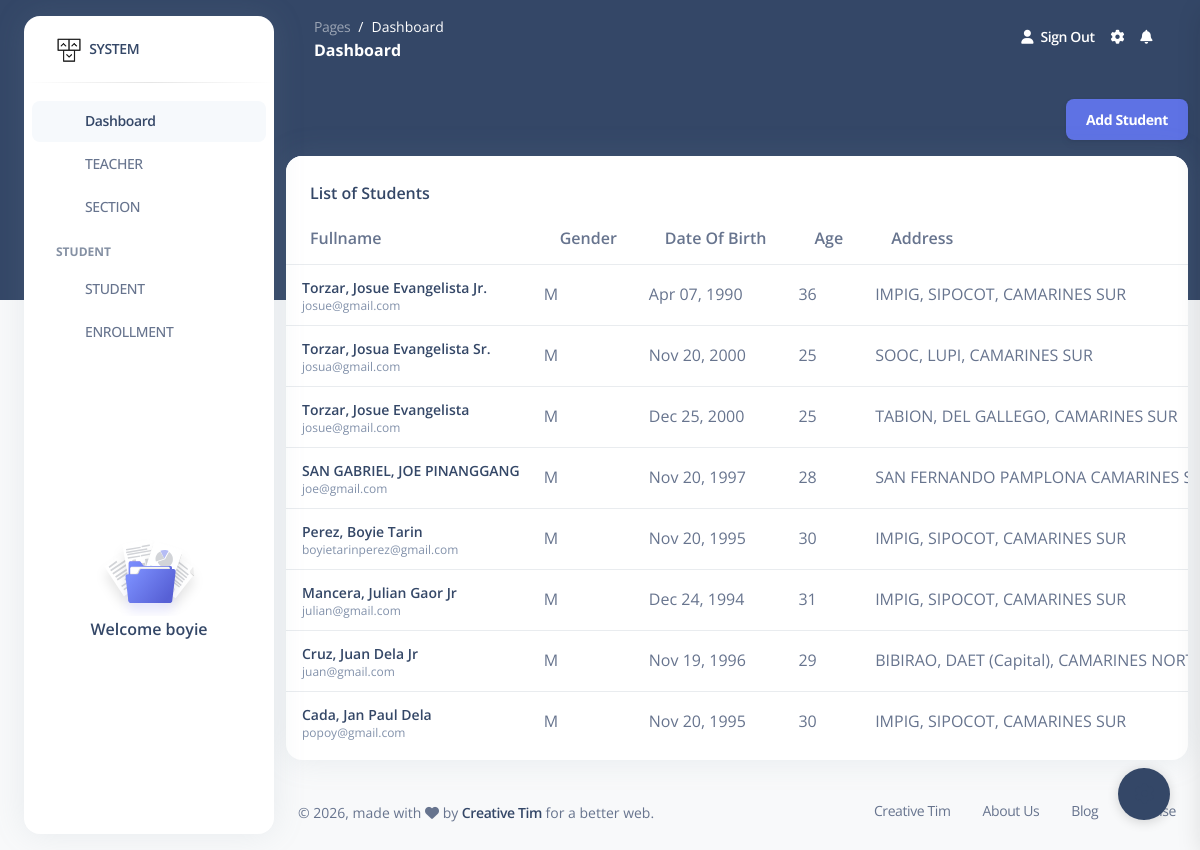
Screenshot of /student_view/ (signed in) with the database file from the repository.
### enrollment/models.py (models this page shows, shortened)
class Student(models.Model):
    student_id = models.UUIDField(primary_key = True, default = uuid.uuid4, editable = False)
    lrn_no = models.CharField(max_length=50,unique=True, blank=True, null=True)
    first_name = models.CharField(max_length=100)
    middle_name = models.CharField(max_length=50)
    last_name = models.CharField(max_length=100)
    ext_name = models.CharField(max_length=20)
    date_of_birth = models.DateField()
    gender = models.CharField(max_length=1, choices=GENDER_CHOICES)
    address = models.TextField()
    contact_number = models.CharField(max_length=20,default=0,blank=True)
    email = models.EmailField(blank=True,null=True)
    class Meta:
        constraints = [
            models.UniqueConstraint(
                fields=['first_name','middle_name','ext_name', 'last_name', 'date_of_birth'],
                name='unique_student_identity'
            )
        ]
    @property
    def age(self):
        today = date.today()
        dob = self.date_of_birth
        age = today.year - dob.year
        if (today.month, today.day) < (dob.month, dob.day):
            age -= 1
        return age

### enrollment/views/student.py (the view)
# urls.py: path('student_view/', student.student_view, name='student_view'),
@login_required(login_url='login')
def student_view(request):
    students = Student.objects.all().order_by('-last_name')[:50]
    current_year = datetime.now().year
    year_choices = [
        (f"{year}-{year+1}", f"{year}-{year+1}")
        for year in range(current_year, current_year + 5)
    ]
    if request.method == "POST":
        with transaction.atomic():
            gen_av = request.POST.get('gen_av')
            prev_grade = request.POST.get('prev_grade')
            school_year = request.POST.get('school_year')
            form = StudentForm(request.POST)
            if form.is_valid():
                lrn_no = form.cleaned_data['lrn_no']
                first_name = form.cleaned_data['first_name']
                middle_name = form.cleaned_data['middle_name']
                last_name = form.cleaned_data['last_name']
                ext_name = form.cleaned_data['ext_name']
                date_of_birth = form.cleaned_data['date_of_birth']  # adjust if you have DOB field
                existing_student = Student.objects.filter(
                    lrn_no = lrn_no,
                    first_name=first_name,
                    last_name=last_name,
                    middle_name=middle_name,
                    ext_name=ext_name,
                    date_of_birth=date_of_birth
                ).first()
                if existing_student:
                    sd = existing_student
                    messages.warning(request, "Student already exists. Adding enrollment if needed.")
                else:
                    sd = form.save()
                    if not Enrollment.objects.filter(student=sd, grade=gen_av,prev_grade=prev_grade).exists():
                        enroll = Enrollment(student=sd, prev_grade=prev_grade, grade=gen_av,school_year = school_year)
                        enroll.save()
                    else:
                        messages.warning(request, "Enrollment for this student and grade already exists")
                    messages.success(request, "Student Successfully Added")
                return redirect('student_view')
            else:
                messages.error(request, "Please correct the errors below")
    else:
        form = StudentForm()
    return render(request, "enrollment/student/student.html", {'form': form,'students': students,'year_choices': year_choices})

### enrollment/templates/enrollment/student/student.html (shortened to what this page needs)
{% extends 'dashboard.html' %}
{% load static %}
{% block content %}
<div class="row">
  <div>
    <button class="btn btn-primary float-end" data-bs-toggle="modal" data-bs-target="#studentModal">
       Add Student
    </button>
  </div>
</div>
<div class="row">
  <div class="col-12">
    <div class="card mb-4">
      <div class="card-header pb-0">
        <h6>List of Students</h6>
      </div>
      <div class="card-body px-0 pt-0 pb-2">
        <div class="table-responsive p-0">
          <table class="table align-items-center mb-0">
            <thead>
              <tr>
                <th>Fullname</th>
                <th>Gender</th>
                <th>Date of Birth</th>
                <th>Age</th>
                <th>Address</th>
              </tr>
            </thead>
            <tbody>
              {% for student in students %}
                <tr>
                  <td>
                    <div class="d-flex px-2 py-1">
                      <div class="d-flex flex-column">
                        <h6 class="mb-0 text-sm">{{ student.last_name }}, {{ student.first_name }} {{ student.middle_name }} {{ student.ext_name }}</h6>
                        <p class="text-xs text-secondary mb-0">{{ student.email }}</p>
                      </div>
                    </div>
                  </td>
                  <td>{{ student.gender }}</td>
                  <td >{{ student.date_of_birth|date:"M d, Y" }}</td>
                  <td >{{ student.age }}</td>
                  <td >{{ student.address }}</td>
                </tr>
              {% endfor %}
            </tbody>
          </table>
        </div>
      </div>
    </div>
  </div>
</div>
{% endblock %}

### enrollment/templates/includes/navigation.html (shortened to what this page needs)
{% load static %}
<aside class="sidenav bg-white navbar navbar-vertical navbar-expand-xs border-0 border-radius-xl my-3 fixed-start ms-4 " id="sidenav-main">
    <div class="sidenav-header">
      <a class="navbar-brand m-0" href=" https://demos.creative-tim.com/argon-dashboard/pages/dashboard.html " target="_blank">
        <img src="{% static 'img/logo-ct-dark.png' %}" width="26px" height="26px" class="navbar-brand-img h-100" alt="main_logo">
        <span class="ms-1 font-weight-bold">SYSTEM</span>
      </a>
    </div>
    <hr class="horizontal dark mt-0">
    <div class="collapse navbar-collapse  w-auto " id="sidenav-collapse-main">
      <ul class="navbar-nav">
        <li class="nav-item">
          <a class="nav-link active" href="/">
            <div class="icon icon-shape icon-sm border-radius-md text-center me-2 d-flex align-items-center justify-content-center">
            </div>
            <span class="nav-link-text ms-1">Dashboard</span>
          </a>
        </li>
        <li class="nav-item">
          <a class="nav-link " href="{% url 'teacher_view' %}">
            <div class="icon icon-shape icon-sm border-radius-md text-center me-2 d-flex align-items-center justify-content-center">
            </div>
            <span class="nav-link-text ms-1">TEACHER</span>
          </a>
        </li>
          <li class="nav-item">
          <a class="nav-link " href="{% url 'section_view' %}">
            <div class="icon icon-shape icon-sm border-radius-md text-center me-2 d-flex align-items-center justify-content-center">
            </div>
            <span class="nav-link-text ms-1">SECTION</span>
          </a>
        </li>
        <li class="nav-item mt-3">
          <h6 class="ps-4 ms-2 text-uppercase text-xs font-weight-bolder opacity-6">STUDENT</h6>
        </li>
        <li class="nav-item">
          <a class="nav-link " href="{% url 'student_view' %}">
            <div class="icon icon-shape icon-sm border-radius-md text-center me-2 d-flex align-items-center justify-content-center">
            </div>
            <span class="nav-link-text ms-1">STUDENT</span>
          </a>
        </li>
        <li class="nav-item">
          <a class="nav-link " href="{% url 'enrollment_create'%}">
            <div class="icon icon-shape icon-sm border-radius-md text-center me-2 d-flex align-items-center justify-content-center">
            </div>
            <span class="nav-link-text ms-1">ENROLLMENT</span>
          </a>
        </li>
      </ul>
    </div>
    <div class="sidenav-footer mx-3 ">
      <div class="card card-plain shadow-none" id="sidenavCard">
        <img class="w-50 mx-auto" src="{% static 'img/illustrations/icon-documentation.svg' %}" alt="sidebar_illustration">
        <div class="card-body text-center p-3 w-100 pt-0">
          <div class="docs-info">
            <h6 class="mb-0">Welcome {{ user }}</h6>
          </div>
        </div>
      </div>
    </div>
  </aside>

### rows the page displays
Student: last_name "Torzar", first_name "Josue", middle_name "Evangelista", ext_name "Jr.", email "josue@gmail.com", gender "M", date_of_birth "Apr 07, 1990", age "36", address "IMPIG, SIPOCOT, CAMARINES SUR"
Student: last_name "Torzar", first_name "Josua", middle_name "Evangelista", ext_name "Sr.", email "josua@gmail.com", gender "M", date_of_birth "Nov 20, 2000", age "25", address "SOOC, LUPI, CAMARINES SUR"
Student: last_name "Torzar", first_name "Josue", middle_name "Evangelista", email "josue@gmail.com", gender "M", date_of_birth "Dec 25, 2000", age "25", address "TABION, DEL GALLEGO, CAMARINES SUR"
Student: last_name "SAN GABRIEL", first_name "JOE", middle_name "PINANGGANG", email "joe@gmail.com", gender "M", date_of_birth "Nov 20, 1997", age "28", address "SAN FERNANDO PAMPLONA CAMARINES…"
Student: last_name "Perez", first_name "Boyie", middle_name "Tarin", email "boyietarinperez@gmail.com", gender "M", date_of_birth "Nov 20, 1995", age "30", address "IMPIG, SIPOCOT, CAMARINES SUR"
Student: last_name "Mancera", first_name "Julian", middle_name "Gaor", ext_name "Jr", email "julian@gmail.com", gender "M", date_of_birth "Dec 24, 1994", age "31", address "IMPIG, SIPOCOT, CAMARINES SUR"
Student: last_name "Cruz", first_name "Juan", middle_name "Dela", ext_name "Jr", email "juan@gmail.com", gender "M", date_of_birth "Nov 19, 1996", age "29", address "BIBIRAO, DAET (Capital), CAMARINES…"
Student: last_name "Cada", first_name "Jan Paul", middle_name "Dela", email "popoy@gmail.com", gender "M", date_of_birth "Nov 20, 1995", age "30", address "IMPIG, SIPOCOT, CAMARINES SUR"

### other values shown
{{ user }} "boyie"
